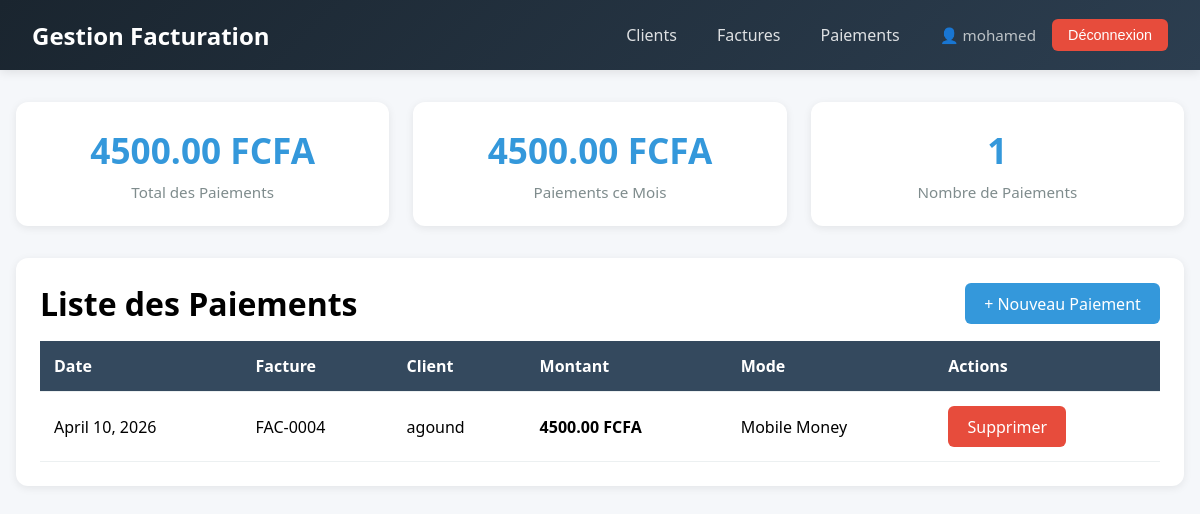
The page /paiements/ (signed in) on the database as committed earlier.
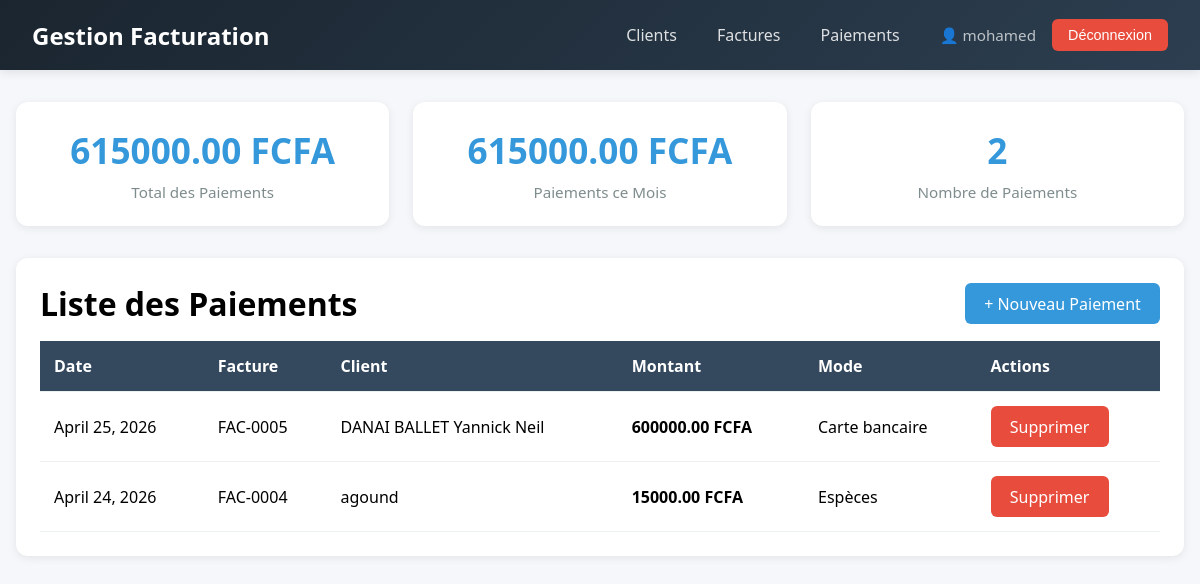
The same page on the database as committed later.
### paiements/models.py (models this page shows, shortened)
class Paiement(models.Model):
    MODES = [
        ('especes',  'Espèces'),
        ('virement', 'Virement'),
        ('cheque',   'Chèque'),
        ('mobile',   'Mobile Money'),
        ('carte',    'Carte bancaire'),
    ]
    facture = models.ForeignKey(Facture, on_delete=models.CASCADE)
    montant = models.DecimalField(max_digits=12, decimal_places=2)
    date    = models.DateField()
    mode    = models.CharField(max_length=20, choices=MODES)

### factures/models.py (models this page shows, shortened)
class Facture(models.Model):
    STATUTS = [
        ('brouillon', 'Brouillon'),
        ('envoyee',   'Envoyée'),
        ('payee',     'Payée'),
    ]
    client        = models.ForeignKey(Client, on_delete=models.CASCADE)
    date          = models.DateField()
    statut        = models.CharField(max_length=20, choices=STATUTS, default='brouillon')
    montant_ht    = models.DecimalField(max_digits=12, decimal_places=2, default=0)
    taux_tva      = models.DecimalField(max_digits=5,  decimal_places=2, default=18)
    montant_tva   = models.DecimalField(max_digits=12, decimal_places=2, default=0)
    montant_total = models.DecimalField(max_digits=12, decimal_places=2, default=0)

### clients/models.py (models this page shows, shortened)
class Client(models.Model):
    nom       = models.CharField(max_length=200)
    email     = models.EmailField(unique=True)
    telephone = models.CharField(max_length=20, blank=True)
    adresse   = models.TextField(blank=True)

### paiements/views.py (the view)
# urls.py: path('',              views.paiement_list,   name='paiement_list'),
@login_required
def paiement_list(request):
    paiements = Paiement.objects.select_related('facture__client').all()
    total = sum(p.montant for p in paiements)
    aujourd_hui = timezone.now().date()
    paiements_mois = sum(
        p.montant for p in paiements
        if p.date.month == aujourd_hui.month and p.date.year == aujourd_hui.year
    )
    return render(request, 'paiements/paiement_list.html', {
        'paiements': paiements,
        'total_paiements': total,
        'paiements_mois': paiements_mois,
    })

### templates/paiements/paiement_list.html (shortened to what this page needs)
{% extends 'base.html' %}
{% block content %}
<div class="stats">
    <div class="stat-card">
        <h3>{{ total_paiements }} FCFA</h3>
        <p>Total des Paiements</p>
    </div>
    <div class="stat-card">
        <h3>{{ paiements_mois }} FCFA</h3>
        <p>Paiements ce Mois</p>
    </div>
    <div class="stat-card">
        <h3>{{ paiements|length }}</h3>
        <p>Nombre de Paiements</p>
    </div>
</div>
<div class="card">
    <div style="display: flex; justify-content: space-between; align-items: center; margin-bottom: 1rem;">
        <h1>Liste des Paiements</h1>
        <a href="{% url 'paiement_create' %}" class="btn btn-primary">+ Nouveau Paiement</a>
    </div>
    <table>
        <thead>
            <tr>
                <th>Date</th>
                <th>Facture</th>
                <th>Client</th>
                <th>Montant</th>
                <th>Mode</th>
                <th>Actions</th>
            </tr>
        </thead>
        <tbody>
            {% for paiement in paiements %}
            <tr>
                <td>{{ paiement.date }}</td>
                <td>FAC-{{ paiement.facture.pk|stringformat:"04d" }}</td>
                <td>{{ paiement.facture.client.nom }}</td>
                <td><strong>{{ paiement.montant }} FCFA</strong></td>
                <td>{{ paiement.get_mode_display }}</td>
                <td>
                    <a href="{% url 'paiement_delete' paiement.pk %}" class="btn btn-danger">Supprimer</a>
                </td>
            </tr>
            {% empty %}
            <tr>
                <td colspan="6" style="text-align: center;">Aucun paiement trouvé.</td>
            </tr>
            {% endfor %}
        </tbody>
    </table>
</div>
{% endblock %}

Rows that differ between the two databases and show on the page:
removed Paiement: date "April 10, 2026", facture.pk "0004", facture.client.nom "agound", montant "4500.00", mode "Mobile Money"
added Paiement: date "April 25, 2026", facture.pk "0005", facture.client.nom "DANAI BALLET Yannick Neil", montant "600000.00", mode "Carte bancaire"
added Paiement: date "April 24, 2026", facture.pk "0004", facture.client.nom "agound", montant "15000.00", mode "Espèces"
Other text that changed with them:
{{ total_paiements }}: "4500.00" → "615000.00"
{{ paiements_mois }}: "4500.00" → "615000.00"
{{ paiements|length }}: "1" → "2"
